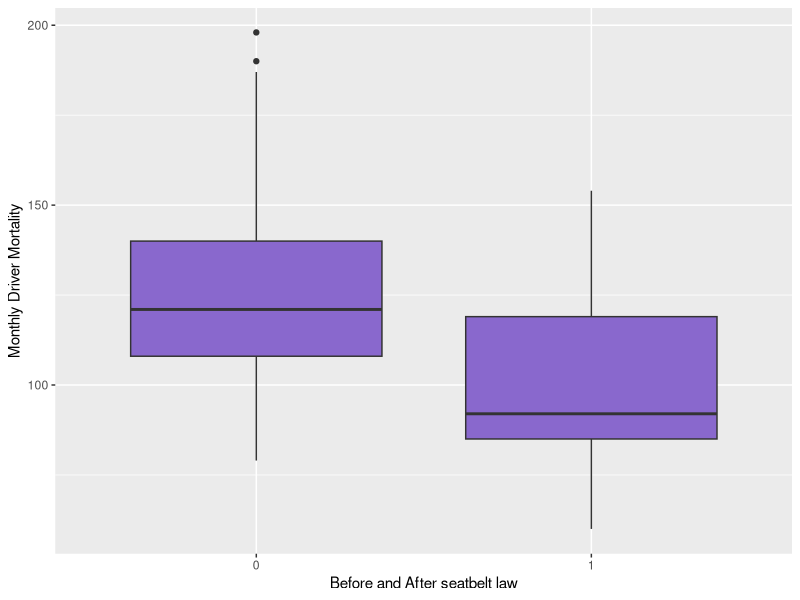

Write R code to recreate this figure.
## ---- chunk 1

data("Seatbelts")
Seatbelts <- data.frame(Year=floor(time(Seatbelts)),Month = factor(cycle(Seatbelts)), Seatbelts)
## ---- chunk 2
str(Seatbelts)
## ---- chunk 3
BeforeLaw <- Seatbelts[Seatbelts$law ==0,]
AfterLaw <- Seatbelts[Seatbelts$law ==1,]

summary(BeforeLaw)

summary(AfterLaw)

library(ggplot2)
ggplot(Seatbelts, aes(x=factor(law), y=DriversKilled)) + geom_boxplot(fill="mediumpurple3") + theme_grey() +ylab("Monthly Driver Mortality") + xlab("Before and After seatbelt law")
